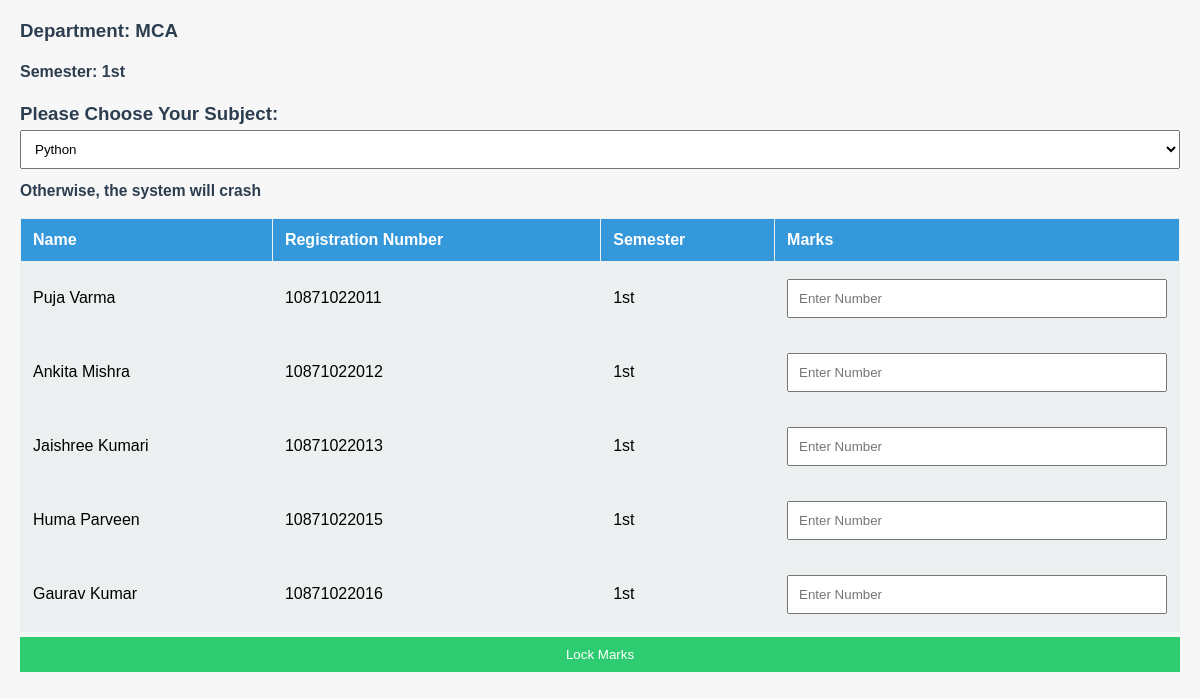
The app's page /assign_marks/1/1 (signed in) with its own data.
### TestApp/models.py (models this page shows, shortened)
class Department(models.Model):
    name=models.CharField(max_length=10,choices=dept,default="Select Department")
    def __str__(self):
        return self.name

class Semester(models.Model):
    semester=models.CharField(max_length=10,choices=sem,default='Select Semester')
    department=models.ForeignKey(Department,on_delete=models.CASCADE)
    def __str__(self):
        return self.semester

class Student(models.Model):
    user = models.OneToOneField(User, on_delete=models.CASCADE)
    first_name=models.CharField(max_length=50,null=False)
    last_name=models.CharField(max_length=50,null=False)
    department = models.ForeignKey(Department, on_delete=models.CASCADE)
    semesters_enrolled = models.ManyToManyField(Semester)
    subjects = models.ManyToManyField(Subject)
    registration_number = models.CharField(max_length=20)
    status = models.BooleanField(default=False)

### TestApp/views.py (the view, shortened to what this page needs)
# urls.py: path('assign_marks/<sem>/<t_id>',views.assign_marks,name='assign_marks'),
@login_required(login_url='teacherlogin')
@user_passes_test(is_teacher)
def assign_marks(request,sem,t_id):
    teacher=models.Teacher.objects.get(id=t_id)
    subject=list(teacher.subject_taught.all())
    teacher_department=teacher.department
    students=models.Student.objects.filter(department=teacher_department,semesters_enrolled=sem,status=True)
    mydict={
        'students':students,
        'subject':subject,
        'dept':teacher.department,
        'sem':models.Semester.objects.filter(id=sem).first()
    }
    return render(request,'assign_marks.html',context=mydict)

### TestApp/views.py (called while the page is built)
def is_teacher(user):
    return user.groups.filter(name='TEACHER').exists()

### templates/assign_marks.html (shortened to what this page needs)
<!DOCTYPE html>
<html lang="en">
<head>
</head>
<body>
    <h3>Department: {{dept}}</h3>
    <h4>Semester: {{sem.semester}}</h4>
    <form method="post">
        <h3>Please Choose Your Subject:
            <select name="sub_id" id="id_sub_id">
                {% for s in subject %}
                    <option value="{{s.id}}">{{s.name}}</option>
                {% endfor %}
            </select>
            <sub>Otherwise, the system will crash</sub>
        </h3>
        <table>
            <thead>
                <tr>
                    <th>Name</th>
                    <th>Registration Number</th>
                    <th>Semester</th>
                    <th>Marks</th>
                </tr>
            </thead>
            {% for s in students %}
            <tr>
                <td>{{s.first_name}} {{s.last_name}}</td>
                <td>{{s.registration_number}}</td>
                <td>{{sem}}</td>
                <td><input type="text" name="marks_{{s.id}}" id="marks_{{s.id}}" placeholder="Enter Number"></td>
            </tr>
            {% endfor %}
        </table>
        <button type="submit">Lock Marks</button>
    </form>
</body>
</html>

### templates/assign_marks.html (style rules this page uses)
body { font-family: 'Arial', sans-serif; margin: 20px; padding: 0; background-color: #f7f7f7; }
h3, h4 { color: #2c3e50; }
form { margin-top: 20px; }
table { width: 100%; border-collapse: collapse; margin-top: 10px; }
th, td { border: 1px solid #ecf0f1; padding: 12px; text-align: left; background-color: #ecf0f1; }
th { background-color: #3498db; color: white; }
select, input[type="text"], button { padding: 10px; margin: 5px 0; width: 100%; box-sizing: border-box; }
button { background-color: #2ecc71; color: white; border: none; cursor: pointer; transition: background-color 0.3s ease; }

### records on screen
Department: name "MCA"
Semester: semester "1st"
Student: first_name "Puja", last_name "Varma", registration_number "10871022011"
Student: first_name "Ankita", last_name "Mishra", registration_number "10871022012"
Student: first_name "Jaishree", last_name "Kumari", registration_number "10871022013"
Student: first_name "Huma", last_name "Parveen", registration_number "10871022015"
Student: first_name "Gaurav", last_name "Kumar", registration_number "10871022016"

### other values on screen
form field sub_id "Python"
